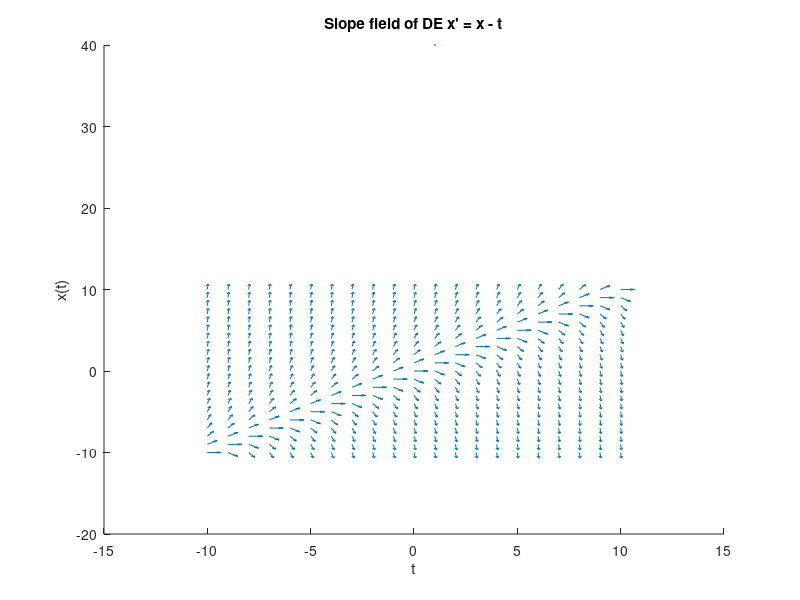

The MATLAB source for this figure:
a = -10;
b = 10;
s = 1;

[t,x] = meshgrid(a:s:b);
dx = x - t;
norm = sqrt(dx.^2+1^2);

figure;
hold on;

quiver(t, x, ones(size(t))./norm, dx./norm, 0.5)

plot(4,0, ".", MarkerSize=40)

title("Slope field of DE x' = x - t")
xlabel("t")
ylabel("x(t)")


hold off;